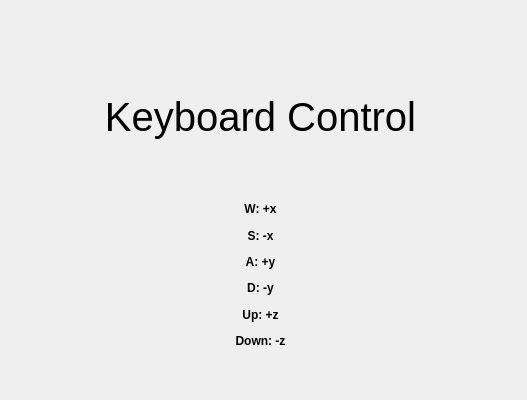
<?xml version="1.0" encoding="UTF-8"?>
<ui version="4.0">
 <class>Form</class>
 <widget class="QWidget" name="Form">
  <property name="geometry">
   <rect>
    <x>0</x>
    <y>0</y>
    <width>527</width>
    <height>400</height>
   </rect>
  </property>
  <property name="sizePolicy">
   <sizepolicy hsizetype="Fixed" vsizetype="Fixed">
    <horstretch>0</horstretch>
    <verstretch>0</verstretch>
   </sizepolicy>
  </property>
  <property name="minimumSize">
   <size>
    <width>527</width>
    <height>400</height>
   </size>
  </property>
  <property name="windowTitle">
   <string>Keyboard Controller</string>
  </property>
  <widget class="QWidget" name="verticalLayoutWidget">
   <property name="geometry">
    <rect>
     <x>60</x>
     <y>40</y>
     <width>401</width>
     <height>311</height>
    </rect>
   </property>
   <layout class="QVBoxLayout" name="verticalLayout">
    <item>
     <widget class="QLabel" name="label">
      <property name="font">
       <font>
        <pointsize>30</pointsize>
       </font>
      </property>
      <property name="text">
       <string>Keyboard Control</string>
      </property>
      <property name="alignment">
       <set>Qt::AlignCenter</set>
      </property>
     </widget>
    </item>
    <item>
     <layout class="QGridLayout" name="gridLayout">
      <item row="4" column="0">
       <widget class="QLabel" name="label_6">
        <property name="font">
         <font>
          <weight>75</weight>
          <bold>true</bold>
         </font>
        </property>
        <property name="text">
         <string>Up: +z</string>
        </property>
        <property name="alignment">
         <set>Qt::AlignCenter</set>
        </property>
       </widget>
      </item>
      <item row="2" column="0">
       <widget class="QLabel" name="label_4">
        <property name="font">
         <font>
          <weight>75</weight>
          <bold>true</bold>
         </font>
        </property>
        <property name="text">
         <string>A: +y</string>
        </property>
        <property name="alignment">
         <set>Qt::AlignCenter</set>
        </property>
       </widget>
      </item>
      <item row="3" column="0">
       <widget class="QLabel" name="label_5">
        <property name="font">
         <font>
          <weight>75</weight>
          <bold>true</bold>
         </font>
        </property>
        <property name="text">
         <string>D: -y</string>
        </property>
        <property name="alignment">
         <set>Qt::AlignCenter</set>
        </property>
       </widget>
      </item>
      <item row="0" column="0">
       <widget class="QLabel" name="label_2">
        <property name="font">
         <font>
          <weight>75</weight>
          <bold>true</bold>
         </font>
        </property>
        <property name="text">
         <string>W: +x</string>
        </property>
        <property name="alignment">
         <set>Qt::AlignCenter</set>
        </property>
       </widget>
      </item>
      <item row="1" column="0">
       <widget class="QLabel" name="label_3">
        <property name="font">
         <font>
          <weight>75</weight>
          <bold>true</bold>
         </font>
        </property>
        <property name="text">
         <string>S: -x</string>
        </property>
        <property name="alignment">
         <set>Qt::AlignCenter</set>
        </property>
       </widget>
      </item>
      <item row="5" column="0">
       <widget class="QLabel" name="label_7">
        <property name="font">
         <font>
          <weight>75</weight>
          <bold>true</bold>
         </font>
        </property>
        <property name="text">
         <string>Down: -z</string>
        </property>
        <property name="alignment">
         <set>Qt::AlignCenter</set>
        </property>
       </widget>
      </item>
     </layout>
    </item>
   </layout>
  </widget>
 </widget>
 <resources/>
 <connections/>
</ui>
